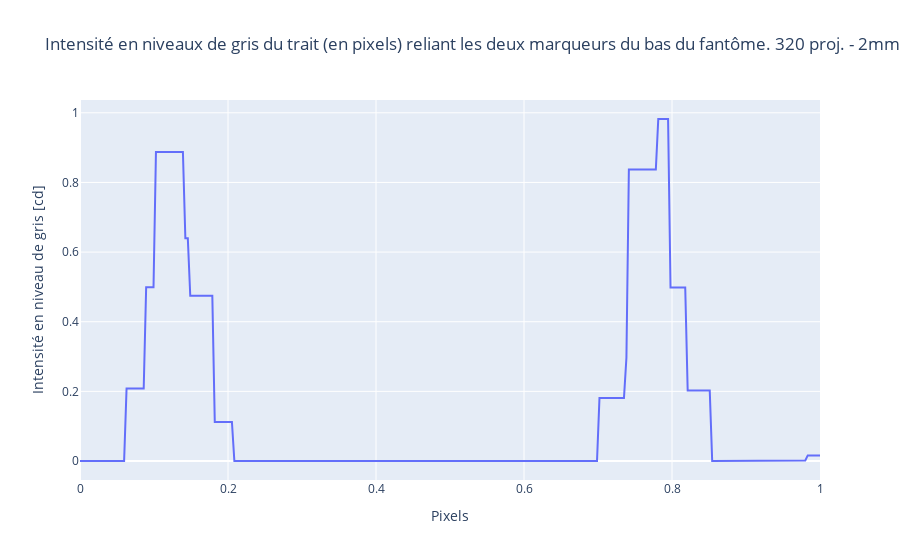

Source (notebook cell):
### Code cell
df_data = pd.read_csv('6-320Proj_2mm_distance_marqueurs_bas.csv')

y_data = df_data.Value
y_data_liste = list(y_data)
x_data = df_data.Pixels
x_data_liste = list(x_data)


# normalisons
range_x = max(x_data_liste) - min(x_data_liste)

new_x = []
for i in range(len(x_data_liste)):
    new_x.append(x_data_liste[i]/range_x)

fig = px.line(df_data, x = new_x, y = 'Value', title='Intensité en niveaux de gris du trait (en pixels) reliant les deux marqueurs du bas du fantôme. 320 proj. - 2mm', labels={"x":"Pixels", "Value":"Intensité en niveau de gris [cd]"})
fig.show()


y_data_200_1 = []
for i in range(70):
    y_data_200_1.append(y_data_liste[i])
y_max_1 = max(y_data_200_1)
print("le premier maximum est", y_max_1)

y_data_200_2 = []
for i in range(200,300):
    y_data_200_2.append(y_data_liste[i])
y_max_2 = max(y_data_200_2)
print("le deuxième maximum est", y_max_2)

pos_x_max_1 = y_data_liste.index(y_max_1)
pos_x_max_2 = y_data_liste.index(y_max_2)

x_value_at_max_1 = x_data_liste[pos_x_max_1]/range_x
x_value_at_max_2 = x_data_liste[pos_x_max_2]/range_x

dist = x_value_at_max_2 - x_value_at_max_1
print("la distance entre les deux maximums est", dist, "pixels")
diff = abs(dist_reference - dist)
print("la différence avec la distance en 2D (la distance de référence) est", diff)

incertitude = 0.05/max(x_data_liste)
incertitude_distance = np.sqrt((incertitude**2) + (incertitude**2))
inc_diff_dist_avec_ref = np.sqrt((incertitude_distance**2) + (incertitude_distance_ref**2))
print("la nouvelle incertitude sur chaque mesure est", incertitude)
print("la nouvelle incertitude sur la distance est", incertitude_distance)
print("la nouvelle incertitude sur la différence de distance entre celle-ci et la distance en 2D (référence) est", inc_diff_dist_avec_ref)

### Figure 1 — Plotly figure (JSON) as saved in the notebook; plotly's stock layout.template omitted (floating-point values rounded to 4 significant figures; data arrays with more than 128 entries replaced by an {"elided": "..."} marker saying what was removed)
{"data": [{"hovertemplate": "Pixels=%{x}<br>Intensité en niveau de gris [cd]=%{y}<extra></extra>", "legendgroup": "", "line": {"color": "#636efa", "dash": "solid"}, "marker": {"symbol": "circle"}, "mode": "lines", "name": "", "orientation": "v", "showlegend": false, "type": "scatter", "x": {"elided": "303 float values"}, "xaxis": "x", "y": {"elided": "303 float values"}, "yaxis": "y"}], "layout": {"legend": {"tracegroupgap": 0}, "title": {"text": "Intensité en niveaux de gris du trait (en pixels) reliant les deux marqueurs du bas du fantôme. 320 proj. - 2mm"}, "xaxis": {"anchor": "y", "domain": [0, 1], "title": {"text": "Pixels"}}, "yaxis": {"anchor": "x", "domain": [0, 1], "title": {"text": "Intensité en niveau de gris [cd]"}}}}
